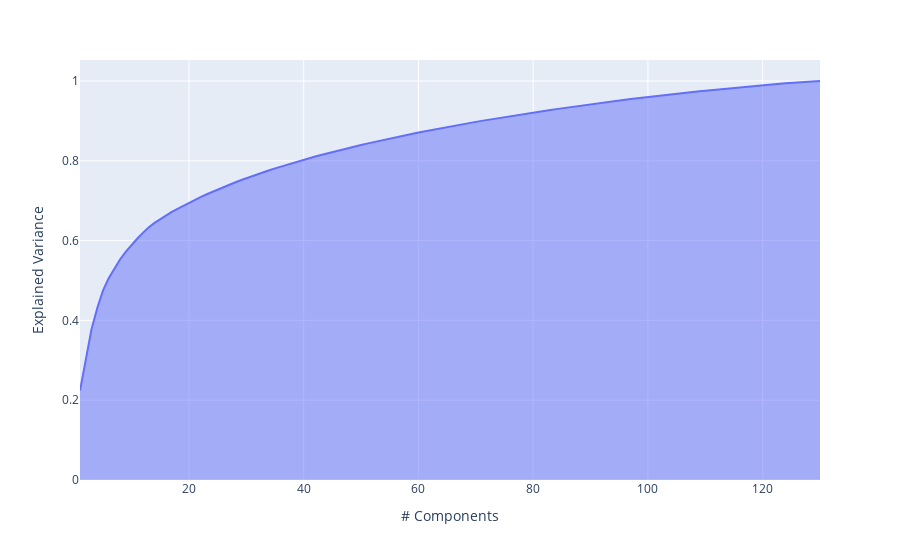

Notebook cell for this chart:
### Code cell
pca = PCA()
pca.fit(X)
exp_var_cumul = np.cumsum(pca.explained_variance_ratio_)

px.area(
    x=range(1, exp_var_cumul.shape[0] + 1),
    y=exp_var_cumul,
    labels={"x": "# Components", "y": "Explained Variance"}
)

### Figure 1 — Plotly figure (JSON) as saved in the notebook; plotly's stock layout.template omitted (floating-point values rounded to 4 significant figures; data arrays with more than 128 entries replaced by an {"elided": "..."} marker saying what was removed)
{"data": [{"hovertemplate": "# Components=%{x}<br>Explained Variance=%{y}<extra></extra>", "legendgroup": "", "line": {"color": "#636efa"}, "marker": {"symbol": "circle"}, "mode": "lines", "name": "", "orientation": "v", "showlegend": false, "stackgroup": "1", "type": "scatter", "x": {"elided": "130 int values"}, "xaxis": "x", "y": {"elided": "130 float values"}, "yaxis": "y"}], "layout": {"legend": {"tracegroupgap": 0}, "margin": {"t": 60}, "xaxis": {"anchor": "y", "domain": [0, 1], "title": {"text": "# Components"}}, "yaxis": {"anchor": "x", "domain": [0, 1], "title": {"text": "Explained Variance"}}}}
